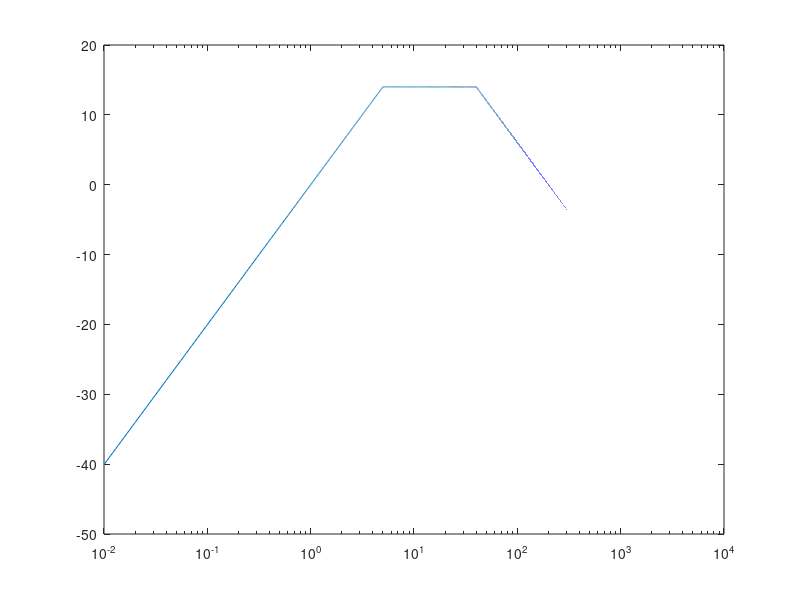

MATLAB code for this plot: (Note: this script raises an error after producing the figure.)
clear
clc
close all

w=[0:0.01:3500];
num=[1/300 1 0];
den=conv([1/5 1],[1/40 1]);
G=tf(num,den)

 [mag,phase,wout]=bode(G,w);

k=0*ones(size(w));
G=8.7;

fact1=1*G*log(w);
fase1=-39*(log(w/1)).*(w>=1)+39*(log(w/10)).*(w>=10);

fact2=1*G*(log(w/300).*(w>=300));
fact3=-1*G*(log(w/5).*(w>=5));
fact4=-1*G*(log(w/40).*(w>=40));

semilogx(w,k+fact1+fact2+fact3+fact4)
hold on
amp=[];
for i=1:1:max(size(mag))
amp(i)=mag(1,1,i);
end    

plot(wout,8.7*log(amp)) 
grid
figure
semilogx(w,fase1)
grid

%plot(w,k+fact1+fact2+fact3)